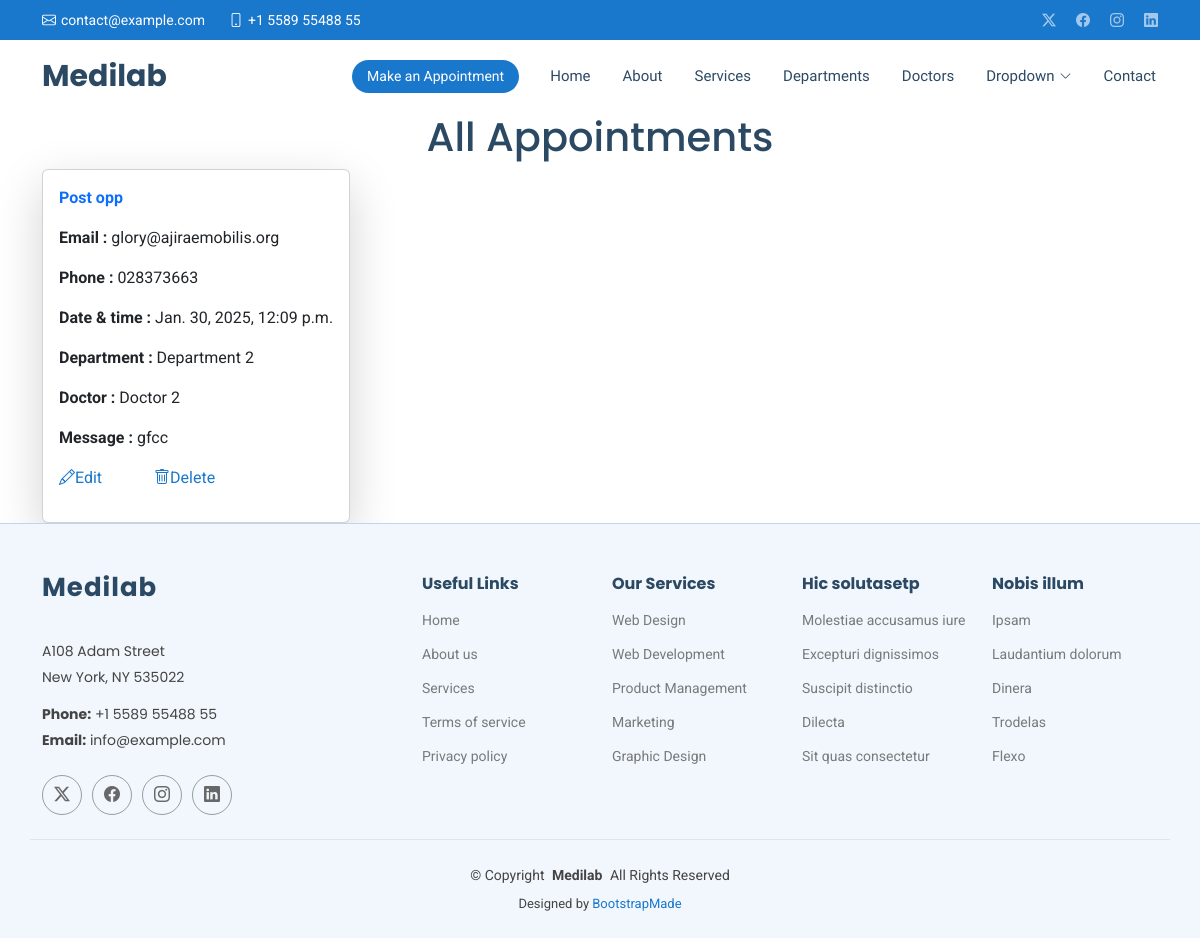
Before: /show/ with the older database file.
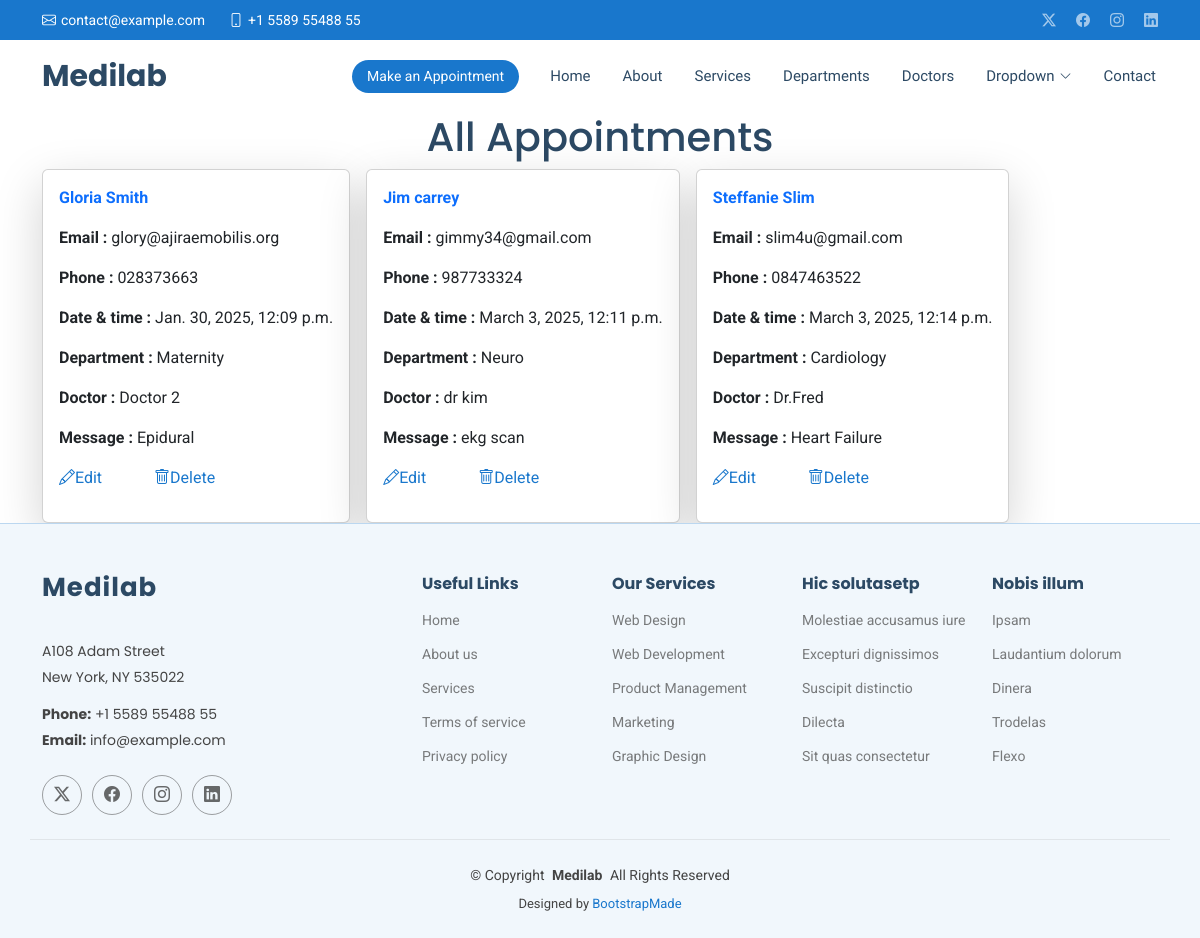
After: the same page with the newer database file.
### mediapp/models.py (models this page shows, shortened)
class Appointment1(models.Model):
    name = models.CharField(max_length=50)
    email = models.EmailField()
    phone = models.CharField(max_length=15)
    date = models.DateTimeField()
    department = models.CharField(max_length=20)
    doctor = models.CharField(max_length=20)
    message=models.TextField()

### mediapp/views.py (the view)
# urls.py: path('show/', views.show,name='show'),
def show(request):
    all = Appointment1.objects.all()
    return render(request, 'show.html', {'all':all})

### Templates/show.html (shortened to what this page needs)
{% extends 'starter-page.html' %}
{% load static %}
{% block content %}
        <h1 class="text-center">All Appointments</h1>
<div class="d-flex flex-wrap gap-3 container">
    {% for x in all %}
        <div class="card w-30 p-3 shadow-lg">
        <p class="text-primary fw-bold">{{ x.name }}</p>
        <p><b>Email : </b> {{ x.email }}</p>
        <p><b>Phone : </b> {{ x.phone }}</p>
        <p><b>Date & time : </b> {{ x.date }}</p>
        <p><b>Department : </b> {{ x.department }}</p>
        <p><b>Doctor : </b> {{ x.doctor }}</p>
        <p><b>Message : </b> {{ x.message }}</p>
        <p>
            <a href="" class=" me-5">
                <i class="bi bi-pencil"></i>Edit
            </a>
            <a href="/delete/{{ x.id }}">
                <i class="bi bi-trash"></i>Delete
            </a>
        </p>
        </div>
    {% endfor %}
</div>
{% endblock %}

### Templates/starter-page.html (shortened to what this page needs)
<!DOCTYPE html>
<html lang="en">
<head>
    {% load static %}
  <link href="{% static 'assets/vendor/bootstrap/css/bootstrap.min.css' %}" rel="stylesheet">
  <link href="{% static 'assets/vendor/bootstrap-icons/bootstrap-icons.css' %}" rel="stylesheet">
  <link href="{% static 'assets/vendor/aos/aos.css' %}" rel="stylesheet">
  <link href="{% static 'assets/vendor/fontawesome-free/css/all.min.css' %}" rel="stylesheet">
  <link href="{% static 'assets/vendor/glightbox/css/glightbox.min.css' %}" rel="stylesheet">
  <link href="{% static 'assets/vendor/swiper/swiper-bundle.min.css' %}" rel="stylesheet">
  <link href="{% static 'assets/css/main.css' %}" rel="stylesheet">
</head>
<body class="starter-page-page">
  <header id="header" class="header sticky-top">
    <div class="topbar d-flex align-items-center">
      <div class="container d-flex justify-content-center justify-content-md-between">
        <div class="contact-info d-flex align-items-center">
          <i class="bi bi-envelope d-flex align-items-center"><a href="mailto:contact@example.com">contact@example.com</a></i>
          <i class="bi bi-phone d-flex align-items-center ms-4"><span>+1 5589 55488 55</span></i>
        </div>
        <div class="social-links d-none d-md-flex align-items-center">
          <a href="#" class="twitter"><i class="bi bi-twitter-x"></i></a>
          <a href="#" class="facebook"><i class="bi bi-facebook"></i></a>
          <a href="#" class="instagram"><i class="bi bi-instagram"></i></a>
          <a href="#" class="linkedin"><i class="bi bi-linkedin"></i></a>
        </div>
      </div>
    </div>
    <div class="branding d-flex align-items-center">
      <div class="container position-relative d-flex align-items-center justify-content-between">
        <a href="index.html" class="logo d-flex align-items-center me-auto">
          <h1 class="sitename">Medilab</h1>
        </a>
        <nav id="navmenu" class="navmenu">
          <ul>
            <li><a href="{% url 'index' %}">Home<br></a></li>
            <li><a href="{% url 'about' %}">About</a></li>
            <li><a href="{% url 'services' %}">Services</a></li>
            <li><a href="{% url 'departments' %}">Departments</a></li>
            <li><a href="{% url 'doctors' %}">Doctors</a></li>
            <li class="dropdown"><a href="#"><span>Dropdown</span> <i class="bi bi-chevron-down toggle-dropdown"></i></a>
            </li>
            <li><a href="#contact">Contact</a></li>
          </ul>
        </nav>
        <a class="cta-btn d-none d-sm-block" href="#appointment">Make an Appointment</a>
      </div>
    </div>
  </header>
  <main class="main">
      {% block content %}
      {% endblock %}
  </main>
  <footer id="footer" class="footer light-background">
    <div class="container footer-top">
      <div class="row gy-4">
        <div class="col-lg-4 col-md-6 footer-about">
          <a href="index.html" class="logo d-flex align-items-center">
            <span class="sitename">Medilab</span>
          </a>
          <div class="footer-contact pt-3">
            <p>A108 Adam Street</p>
            <p>New York, NY 535022</p>
            <p class="mt-3"><strong>Phone:</strong> <span>+1 5589 55488 55</span></p>
            <p><strong>Email:</strong> <span>info@example.com</span></p>
          </div>
          <div class="social-links d-flex mt-4">
            <a href=""><i class="bi bi-twitter-x"></i></a>
            <a href=""><i class="bi bi-facebook"></i></a>
            <a href=""><i class="bi bi-instagram"></i></a>
            <a href=""><i class="bi bi-linkedin"></i></a>
          </div>
        </div>
        <div class="col-lg-2 col-md-3 footer-links">
          <h4>Useful Links</h4>
          <ul>
            <li><a href="#">Home</a></li>
            <li><a href="#">About us</a></li>
            <li><a href="#">Services</a></li>
            <li><a href="#">Terms of service</a></li>
            <li><a href="#">Privacy policy</a></li>
          </ul>
        </div>
        <div class="col-lg-2 col-md-3 footer-links">
          <h4>Our Services</h4>
          <ul>
            <li><a href="#">Web Design</a></li>
            <li><a href="#">Web Development</a></li>
            <li><a href="#">Product Management</a></li>
            <li><a href="#">Marketing</a></li>
            <li><a href="#">Graphic Design</a></li>
          </ul>
        </div>
        <div class="col-lg-2 col-md-3 footer-links">
          <h4>Hic solutasetp</h4>
          <ul>
            <li><a href="#">Molestiae accusamus iure</a></li>
            <li><a href="#">Excepturi dignissimos</a></li>
            <li><a href="#">Suscipit distinctio</a></li>
            <li><a href="#">Dilecta</a></li>
            <li><a href="#">Sit quas consectetur</a></li>
          </ul>
        </div>
        <div class="col-lg-2 col-md-3 footer-links">
          <h4>Nobis illum</h4>
          <ul>
            <li><a href="#">Ipsam</a></li>
            <li><a href="#">Laudantium dolorum</a></li>
            <li><a href="#">Dinera</a></li>
            <li><a href="#">Trodelas</a></li>
            <li><a href="#">Flexo</a></li>
          </ul>
        </div>
      </div>
    </div>
    <div class="container copyright text-center mt-4">
      <p>© <span>Copyright</span> <strong class="px-1 sitename">Medilab</strong> <span>All Rights Reserved</span></p>
      <div class="credits">
        Designed by <a href="https://bootstrapmade.com/">BootstrapMade</a>
      </div>
    </div>
  </footer>
</body>
</html>

Changed rows visible on the page:
changed Appointment1 "glory@ajiraemobilis.org": name "Post opp" → "Gloria Smith"; department "Department 2" → "Maternity"; message "gfcc" → "Epidural"
added Appointment1: name "Jim carrey", email "gimmy34@gmail.com", phone "987733324", date "March 3, 2025, 12:11 p.m.", department "Neuro", doctor "dr kim", message "ekg scan"
added Appointment1: name "Steffanie Slim", email "slim4u@gmail.com", phone "0847463522", date "March 3, 2025, 12:14 p.m.", department "Cardiology", doctor "Dr.Fred", message "Heart Failure"
